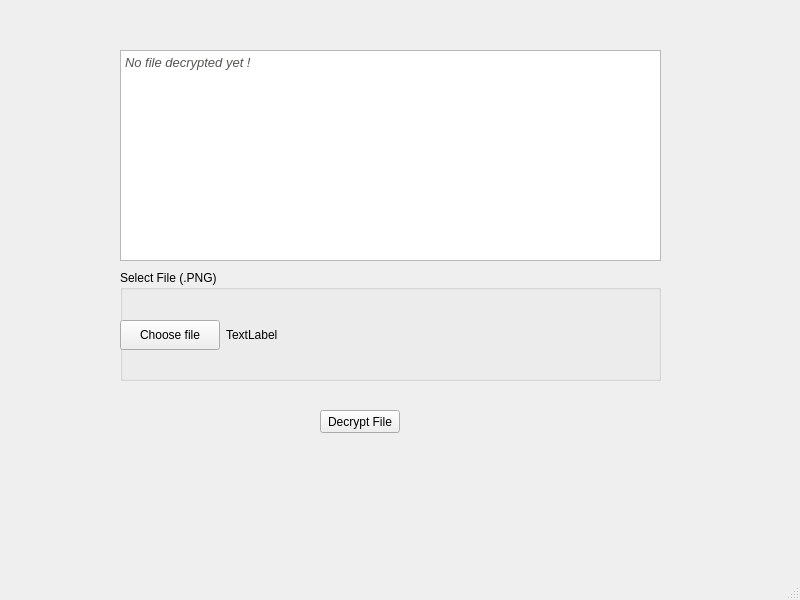
<?xml version="1.0" encoding="UTF-8"?>
<ui version="4.0">
 <class>MainWindow</class>
 <widget class="QMainWindow" name="MainWindow">
  <property name="geometry">
   <rect>
    <x>0</x>
    <y>0</y>
    <width>800</width>
    <height>600</height>
   </rect>
  </property>
  <property name="windowTitle">
   <string>MainWindow</string>
  </property>
  <widget class="QWidget" name="centralwidget">
   <widget class="QTextBrowser" name="textBrowser">
    <property name="geometry">
     <rect>
      <x>120</x>
      <y>50</y>
      <width>541</width>
      <height>211</height>
     </rect>
    </property>
    <property name="html">
     <string>&lt;!DOCTYPE HTML PUBLIC &quot;-//W3C//DTD HTML 4.0//EN&quot; &quot;http://www.w3.org/TR/REC-html40/strict.dtd&quot;&gt;
&lt;html&gt;&lt;head&gt;&lt;meta name=&quot;qrichtext&quot; content=&quot;1&quot; /&gt;&lt;meta charset=&quot;utf-8&quot; /&gt;&lt;style type=&quot;text/css&quot;&gt;
p, li { white-space: pre-wrap; }
hr { height: 1px; border-width: 0; }
li.unchecked::marker { content: &quot;\2610&quot;; }
li.checked::marker { content: &quot;\2612&quot;; }
&lt;/style&gt;&lt;/head&gt;&lt;body style=&quot; font-family:'Ubuntu'; font-size:10pt; font-weight:400; font-style:normal;&quot;&gt;
&lt;p style=&quot; margin-top:0px; margin-bottom:0px; margin-left:0px; margin-right:0px; -qt-block-indent:0; text-indent:0px;&quot;&gt;&lt;span style=&quot; font-style:italic; color:#555753;&quot;&gt;No file decrypted yet !&lt;/span&gt;&lt;/p&gt;&lt;/body&gt;&lt;/html&gt;</string>
    </property>
   </widget>
   <widget class="QGroupBox" name="groupBox">
    <property name="geometry">
     <rect>
      <x>120</x>
      <y>270</y>
      <width>541</width>
      <height>111</height>
     </rect>
    </property>
    <property name="title">
     <string>Select File (.PNG)</string>
    </property>
    <widget class="QWidget" name="horizontalLayoutWidget">
     <property name="geometry">
      <rect>
       <x>0</x>
       <y>20</y>
       <width>541</width>
       <height>91</height>
      </rect>
     </property>
     <layout class="QHBoxLayout" name="horizontalLayout">
      <item>
       <widget class="QPushButton" name="pushButton">
        <property name="maximumSize">
         <size>
          <width>100</width>
          <height>30</height>
         </size>
        </property>
        <property name="text">
         <string>Choose file</string>
        </property>
       </widget>
      </item>
      <item>
       <widget class="QLabel" name="chosenFileLable">
        <property name="maximumSize">
         <size>
          <width>16777215</width>
          <height>30</height>
         </size>
        </property>
        <property name="text">
         <string>TextLabel</string>
        </property>
       </widget>
      </item>
     </layout>
    </widget>
   </widget>
   <widget class="QPushButton" name="pushButton_2">
    <property name="geometry">
     <rect>
      <x>320</x>
      <y>410</y>
      <width>80</width>
      <height>23</height>
     </rect>
    </property>
    <property name="text">
     <string>Decrypt File</string>
    </property>
   </widget>
  </widget>
  <widget class="QMenuBar" name="menubar">
   <property name="geometry">
    <rect>
     <x>0</x>
     <y>0</y>
     <width>800</width>
     <height>20</height>
    </rect>
   </property>
  </widget>
  <widget class="QStatusBar" name="statusbar"/>
 </widget>
 <resources/>
 <connections>
  <connection>
   <sender>pushButton</sender>
   <signal>clicked()</signal>
   <receiver>MainWindow</receiver>
   <slot>chooseFile()</slot>
   <hints>
    <hint type="sourcelabel">
     <x>163</x>
     <y>350</y>
    </hint>
    <hint type="destinationlabel">
     <x>356</x>
     <y>344</y>
    </hint>
   </hints>
  </connection>
  <connection>
   <sender>pushButton_2</sender>
   <signal>clicked()</signal>
   <receiver>MainWindow</receiver>
   <slot>decryptFile()</slot>
   <hints>
    <hint type="sourcelabel">
     <x>385</x>
     <y>438</y>
    </hint>
    <hint type="destinationlabel">
     <x>487</x>
     <y>468</y>
    </hint>
   </hints>
  </connection>
 </connections>
 <slots>
  <slot>chooseFile()</slot>
  <slot>decryptFile()</slot>
 </slots>
</ui>
